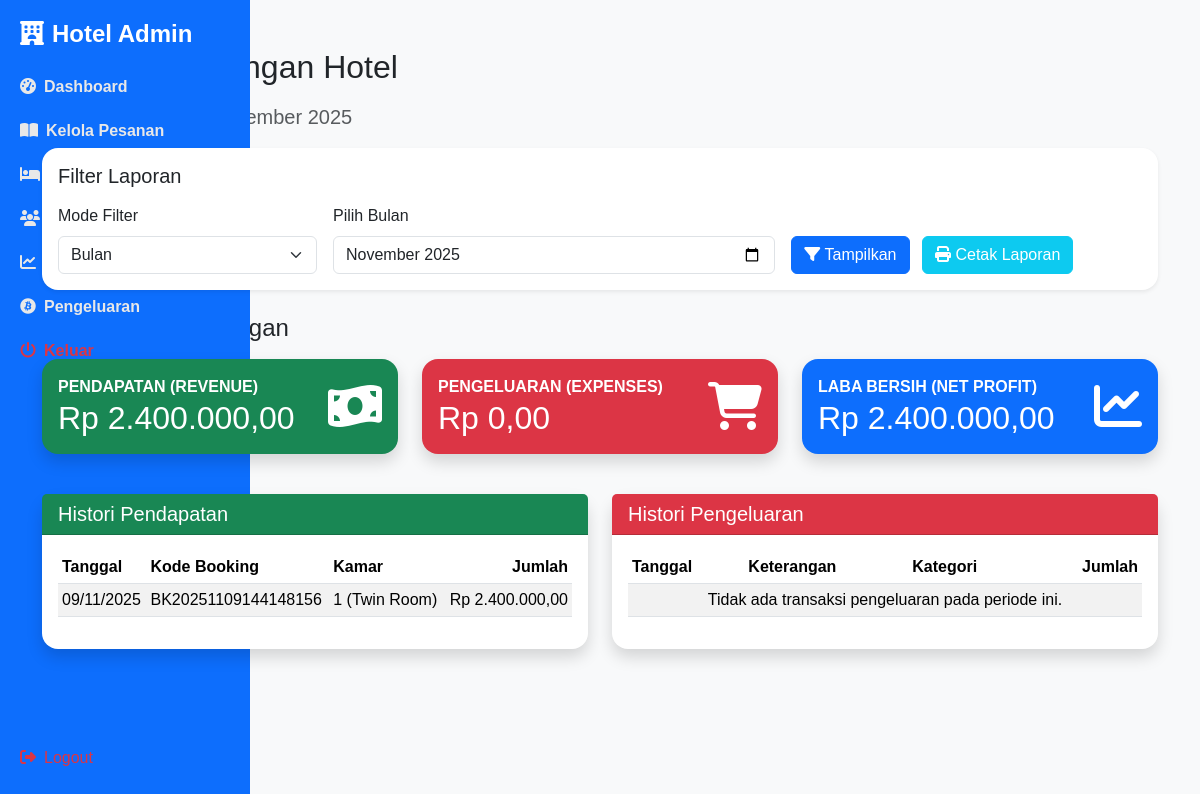
The page /admin/laporan_keuangan.php on the database as committed earlier.
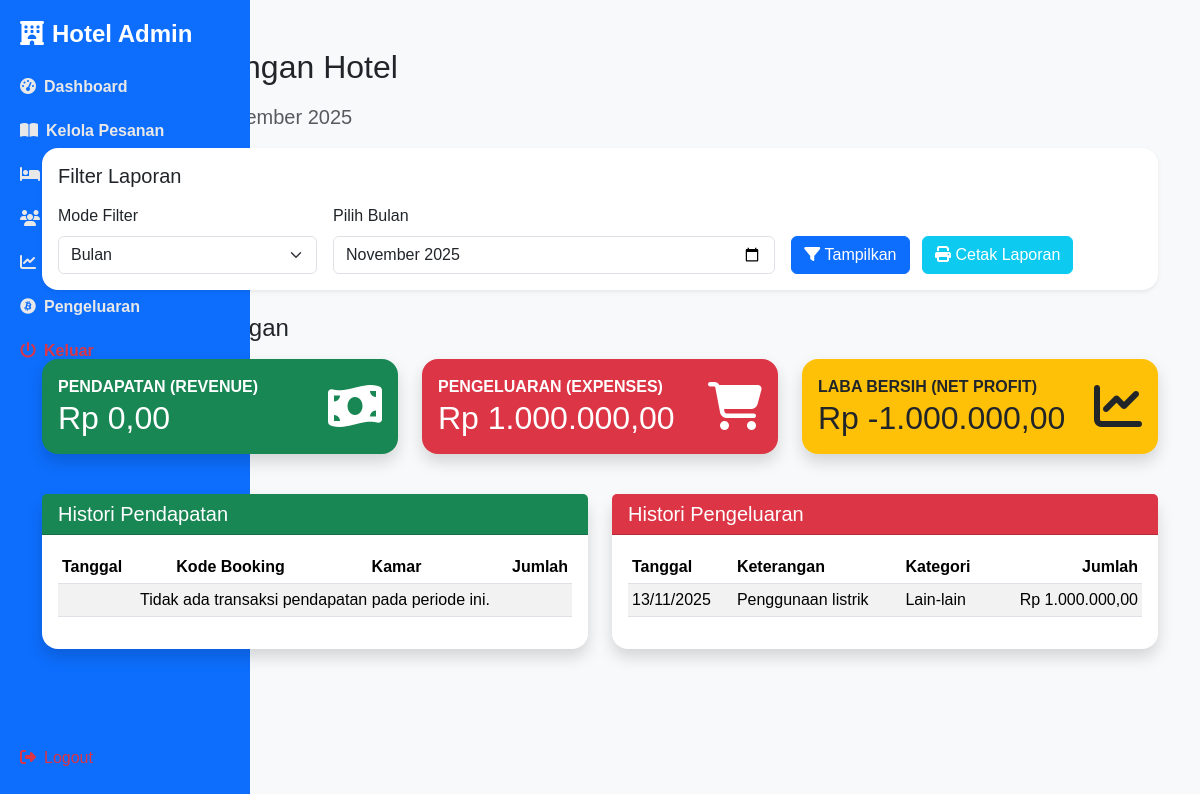
The same page on the database as committed later.
### tables this page shows
CREATE TABLE `bookings` (
  `id` int NOT NULL,
  `booking_code` varchar(20) NOT NULL,
  `user_id` int NOT NULL,
  `room_id` int NOT NULL,
  `check_in` date NOT NULL,
  `check_out` date NOT NULL,
  `total_price` decimal(50,2) NOT NULL,
  `status` enum('pending','confirmed','cancelled','checked_in','checked_out','paid','failed') DEFAULT 'pending',
  `created_at` datetime DEFAULT CURRENT_TIMESTAMP
);

CREATE TABLE `rooms` (
  `id` int NOT NULL,
  `image` varchar(100) NOT NULL,
  `room_number` varchar(10) NOT NULL,
  `room_type_id` int NOT NULL,
  `floor` int NOT NULL,
  `status` enum('available','maintenance','booked') DEFAULT 'available',
  `created_at` datetime DEFAULT CURRENT_TIMESTAMP
);

CREATE TABLE `room_types` (
  `id` int NOT NULL,
  `name` varchar(100) NOT NULL,
  `description` text,
  `price_per_night` decimal(10,2) NOT NULL,
  `capacity` int NOT NULL,
  `facilities` text,
  `created_at` datetime DEFAULT CURRENT_TIMESTAMP
);

CREATE TABLE `pengeluaran` (
  `id` int NOT NULL,
  `tanggal` date DEFAULT NULL,
  `keterangan` varchar(255) DEFAULT NULL,
  `jumlah` decimal(10,2) DEFAULT NULL,
  `kategori` varchar(100) DEFAULT NULL,
  `user_id` int DEFAULT NULL
);

### admin/laporan_keuangan.php (the view, shortened to what the changed rows need)
<?php
include '../koneksi.php';
$filter_mode = $_GET['filter_mode'] ?? 'month';
$filter_start = '';
$filter_end = '';
if ($filter_mode == 'day' && isset($_GET['date_filter']) && !empty($_GET['date_filter'])) {
    $date = new DateTime($_GET['date_filter']);
    $filter_start = $date->format('Y-m-d 00:00:00');
    $filter_end = $date->format('Y-m-d 23:59:59');
    $filter_display = 'Laporan Tanggal: ' . $date->format('d F Y');
} else {
    $start_of_month = new DateTime('first day of this month');
    $end_of_month = new DateTime('last day of this month');
    $end_of_month->setTime(23, 59, 59);
    $filter_start = $start_of_month->format('Y-m-d H:i:s');
    $filter_end = $end_of_month->format('Y-m-d H:i:s');
}
function getTotalRevenue($koneksi, $start, $end)
{
    $query = "
        SELECT SUM(total_price) as total
        FROM bookings
        WHERE (status = 'paid' OR status = 'checked_out')
        AND created_at BETWEEN ? AND ?
    ";
    if ($stmt = $koneksi->prepare($query)) {
        $stmt->bind_param("ss", $start, $end);
        $stmt->execute();
        $result = $stmt->get_result()->fetch_assoc();
        return $result['total'] ?? 0;
    }
    return 0;
}
function getTotalExpenses($koneksi, $start, $end)
{
    $query = "
        SELECT SUM(jumlah) as total
        FROM pengeluaran
        WHERE tanggal BETWEEN DATE(?) AND DATE(?)
    ";
    if ($stmt = $koneksi->prepare($query)) {
        $stmt->bind_param("ss", $start, $end);
        $stmt->execute();
        $result = $stmt->get_result()->fetch_assoc();
        return $result['total'] ?? 0;
    }
    return 0;
}
function getRevenueHistory($koneksi, $start, $end)
{
    $query = "
        SELECT
            b.booking_code, b.total_price, b.created_at, b.status,
            u.name as user_name,
            r.room_number,
            rt.name as room_type_name
        FROM bookings b
        JOIN users u ON b.user_id = u.id
        JOIN rooms r ON b.room_id = r.id
        JOIN room_types rt ON r.room_type_id = rt.id
        WHERE (b.status = 'paid' OR b.status = 'checked_out')
        AND b.created_at BETWEEN ? AND ?
        ORDER BY b.created_at DESC
    ";
    if ($stmt = $koneksi->prepare($query)) {
        $stmt->bind_param("ss", $start, $end);
        $stmt->execute();
        $result = $stmt->get_result()->fetch_all(MYSQLI_ASSOC);
        return $result;
    }
    return [];
}
function getExpenseHistory($koneksi, $start, $end)
{
    $query = "
        SELECT
            p.tanggal, p.keterangan, p.jumlah, p.kategori,
            u.name as user_id_name
        FROM pengeluaran p
        JOIN users u ON p.user_id = u.id
        WHERE p.tanggal BETWEEN DATE(?) AND DATE(?)
        ORDER BY p.tanggal DESC
    ";
    if ($stmt = $koneksi->prepare($query)) {
        $stmt->bind_param("ss", $start, $end);
        $stmt->execute();
        $result = $stmt->get_result()->fetch_all(MYSQLI_ASSOC);
        return $result;
    }
    return [];
}
$total_revenue = getTotalRevenue($koneksi, $filter_start, $filter_end);
$total_expenses = getTotalExpenses($koneksi, $filter_start, $filter_end);
$net_profit = $total_revenue - $total_expenses;
$revenue_history = getRevenueHistory($koneksi, $filter_start, $filter_end);
$expense_history = getExpenseHistory($koneksi, $filter_start, $filter_end);
function formatRupiah($amount)
{
    return 'Rp ' . number_format($amount, 2, ',', '.');
}
?>
<!DOCTYPE html>
<html lang="id">
<head>
    <link href="https://cdn.jsdelivr.net/npm/bootstrap@5.3.2/dist/css/bootstrap.min.css" rel="stylesheet">
    <link rel="stylesheet" href="https://cdnjs.cloudflare.com/ajax/libs/font-awesome/6.4.0/css/all.min.css">
    <link rel="stylesheet" href="../assets/css/admin-style.css">
</head>
<body class="bg-light">
    <div class="container my-5 container-print">
        <h2 class="mb-3 no-print">Laporan Keuangan Hotel</h2>
        <div class="row mb-4">
            <div class="col-md-4 mb-3">
                <div class="card bg-success text-white shadow">
                    <div class="card-body">
                        <div class="d-flex justify-content-between align-items-center">
                            <div>
                                <div class="text-uppercase fw-bold">Pendapatan (Revenue)</div>
                                <h2 class="mb-0"><?= formatRupiah($total_revenue) ?></h2>
                            </div>
                        </div>
                    </div>
                </div>
            </div>
            <div class="col-md-4 mb-3">
                <div class="card bg-danger text-white shadow">
                    <div class="card-body">
                        <div class="d-flex justify-content-between align-items-center">
                            <div>
                                <div class="text-uppercase fw-bold">Pengeluaran (Expenses)</div>
                                <h2 class="mb-0"><?= formatRupiah($total_expenses) ?></h2>
                            </div>
                        </div>
                    </div>
                </div>
            </div>
            <div class="col-md-4 mb-3">
                <?php $laba_class = $net_profit >= 0 ? 'bg-primary text-white' : 'bg-warning text-dark'; ?>
                <div class="card <?= $laba_class ?> shadow">
                    <div class="card-body">
                        <div class="d-flex justify-content-between align-items-center">
                            <div>
                                <div class="text-uppercase fw-bold">Laba Bersih (Net Profit)</div>
                                <h2 class="mb-0"><?= formatRupiah($net_profit) ?></h2>
                            </div>
                            <i class="fas fa-chart-line fa-3x"></i>
                        </div>
                    </div>
                </div>
            </div>
        </div>
        <div class="row">
            <div class="col-lg-6 mb-4">
                <div class="card shadow">
                    <div class="card-body">
                        <div class="table-responsive">
                            <table class="table table-sm table-hover table-striped">
                                <thead>
                                    <tr>
                                        <th>Tanggal</th>
                                        <th>Kode Booking</th>
                                        <th>Kamar</th>
                                        <th class="text-end">Jumlah</th>
                                    </tr>
                                </thead>
                                <tbody>
                                    <?php if (!empty($revenue_history)): ?>
                                        <?php foreach ($revenue_history as $rev): ?>
                                            <tr>
                                                <td><?= date('d/m/Y', strtotime($rev['created_at'])) ?></td>
                                                <td><?= htmlspecialchars($rev['booking_code']) ?></td>
                                                <td><?= htmlspecialchars($rev['room_number']) ?> (<?= htmlspecialchars($rev['room_type_name']) ?>)</td>
                                                <td class="text-end"><?= formatRupiah($rev['total_price']) ?></td>
                                            </tr>
                                        <?php endforeach; ?>
                                    <?php else: ?>
                                        <tr>
                                            <td colspan="4" class="text-center">Tidak ada transaksi pendapatan pada periode ini.</td>
                                        </tr>
                                    <?php endif; ?>
                                </tbody>
                            </table>
                        </div>
                    </div>
                </div>
            </div>
            <div class="col-lg-6 mb-4">
                <div class="card shadow">
                    <div class="card-body">
                        <div class="table-responsive">
                            <table class="table table-sm table-hover table-striped">
                                <thead>
                                    <tr>
                                        <th>Tanggal</th>
                                        <th>Keterangan</th>
                                        <th>Kategori</th>
                                        <th class="text-end">Jumlah</th>
                                    </tr>
                                </thead>
                                <tbody>
                                    <?php if (!empty($expense_history)): ?>
                                        <?php foreach ($expense_history as $exp): ?>
                                            <tr>
                                                <td><?= date('d/m/Y', strtotime($exp['tanggal'])) ?></td>
                                                <td><?= htmlspecialchars($exp['keterangan']) ?></td>
                                                <td><?= htmlspecialchars($exp['kategori']) ?></td>
                                                <td class="text-end"><?= formatRupiah($exp['jumlah']) ?></td>
                                            </tr>
                                        <?php endforeach; ?>
                                    <?php else: ?>
                                        <tr>
                                            <td colspan="4" class="text-center">Tidak ada transaksi pengeluaran pada periode ini.</td>
                                        </tr>
                                    <?php endif; ?>
                                </tbody>
                            </table>
                        </div>
                    </div>
                </div>
            </div>
        </div>
    </div>
</body>
</html>

Rows that differ between the two databases and show on the page:
removed bookings: created_at "09/11/2025", booking_code "BK20251109144148156", room.room_number "1", room_types.name "Twin Room", total_price "Rp 2.400.000,00"
added pengeluaran: tanggal "13/11/2025", keterangan "Penggunaan listrik", kategori "Lain-lain", jumlah "Rp 1.000.000,00"
Other text that changed with them:
formatRupiah($total_revenue): "Rp 2.400.000,00" → "Rp 0,00"
formatRupiah($total_expenses): "Rp 0,00" → "Rp 1.000.000,00"
formatRupiah($net_profit): "Rp 2.400.000,00" → "Rp -1.000.000,00"
text no longer shown: "Tidak ada transaksi pengeluaran pada periode ini."
text now shown: "Tidak ada transaksi pendapatan pada periode ini."
